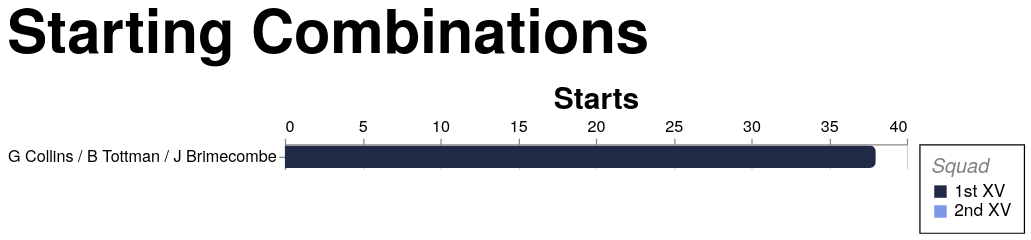

Here is the Vega-Lite specification saved for this chart:
### Vega-Lite specification from a JSON file in a GitHub repository (floating-point values rounded to 4 significant figures; data arrays with more than 128 entries replaced by an {"elided": "..."} marker saying what was removed)
{"config": {"axis": {"labelFont": "PT Sans Narrow, Helvetica Neue, Helvetica, Arial, sans-serif", "titleFont": "PT Sans Narrow, Helvetica Neue, Helvetica, Arial, sans-serif", "labelFontSize": 13, "titleFontSize": 24, "gridColor": "#202947", "gridOpacity": 0.2, "zindex": 1}, "text": {"font": "Lato, sans-serif"}, "bar": {"cornerRadiusEnd": 5}, "header": {"labelFont": "PT Sans Narrow, Helvetica Neue, Helvetica, Arial, sans-serif", "titleFont": "PT Sans Narrow, Helvetica Neue, Helvetica, Arial, sans-serif", "labelFontSize": 24, "titleFontSize": 28, "labelFontWeight": "bold", "orient": "left"}, "legend": {"labelFont": "PT Sans Narrow, Helvetica Neue, Helvetica, Arial, sans-serif", "titleFont": "PT Sans Narrow, Helvetica Neue, Helvetica, Arial, sans-serif", "labelFontSize": 14, "titleFontSize": 16, "titlePadding": 5, "fillColor": "white", "strokeColor": "black", "padding": 10, "titleFontWeight": "lighter", "titleFontStyle": "italic", "titleColor": "gray", "offset": 10}, "title": {"font": "PT Sans Narrow, Helvetica Neue, Helvetica, Arial, sans-serif", "fontSize": 48, "fontWeight": "bold", "anchor": "start", "align": "center", "titlePadding": 20, "subtitlePadding": 10, "subtitleFontSize": 13, "subtitleColor": "", "subtitleFontStyle": "italic", "offset": 15, "color": "black"}, "axisX": {"labelAngle": 0}, "facet": {"title": null, "header": null, "align": {"row": "each", "column": "each"}, "spacing": 10}, "resolve": {"scale": {"y": "independent", "facet": "independent"}}, "background": "transparent", "scale": {"offsetBandPaddingOuter": 0.2, "offsetBandPaddingInner": 0.1}, "view": {"stroke": null, "background": "transparent"}}, "data": {"name": "data-b17ad2472b70fc47165167146450a6e6"}, "mark": {"type": "bar"}, "encoding": {"color": {"field": "squad", "legend": {"labelExpr": "datum.value + ' XV'", "title": "Squad"}, "scale": {"domain": ["1st", "2nd"], "range": ["#202946", "#7d96e8"]}, "type": "nominal"}, "tooltip": [{"field": "combination", "title": "Combination", "type": "nominal"}, {"field": "frequency", "title": "Starts", "type": "quantitative"}, {"field": "squad", "title": "Squad", "type": "nominal"}], "x": {"axis": {"orient": "top", "tickMinStep": 5}, "field": "frequency", "title": "Starts", "type": "quantitative"}, "y": {"axis": {"labelLimit": 360}, "field": "combination", "sort": "-x", "title": null, "type": "nominal"}}, "height": {"step": 20}, "params": [{"name": "seasonParam", "value": []}, {"name": "gameTypesParam", "value": []}, {"name": "gameTypeParam", "value": "All"}, {"name": "squadParam", "value": "All"}, {"name": "combinationParam", "value": "front_row"}, {"name": "minAppsParam", "value": 10}], "title": {"text": "Starting Combinations"}, "transform": [{"filter": "length(seasonParam) === 0 || indexof(seasonParam, datum.season) >= 0"}, {"filter": "length(gameTypesParam) === 0 || indexof(gameTypesParam, datum.game_type) >= 0"}, {"filter": "squadParam === \"All\" || datum.squad === squadParam"}, {"filter": "datum.unit_key === combinationParam"}, {"aggregate": [{"op": "count", "as": "frequency"}], "groupby": ["combination", "squad"]}, {"filter": "datum.frequency >= minAppsParam"}], "width": 500, "$schema": "https://vega.github.io/schema/vega-lite/v5.20.1.json", "datasets": {"data-b17ad2472b70fc47165167146450a6e6": {"elided": "1727 records"}}}
